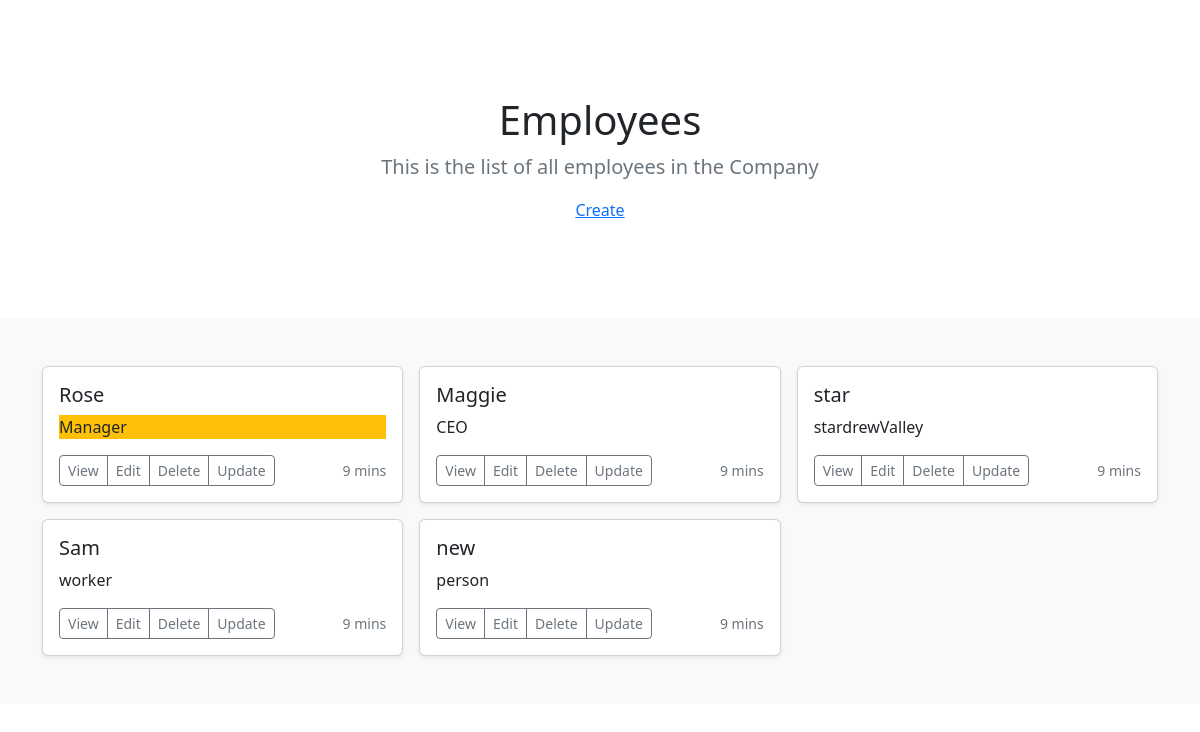
The app's page /employee/, older data.
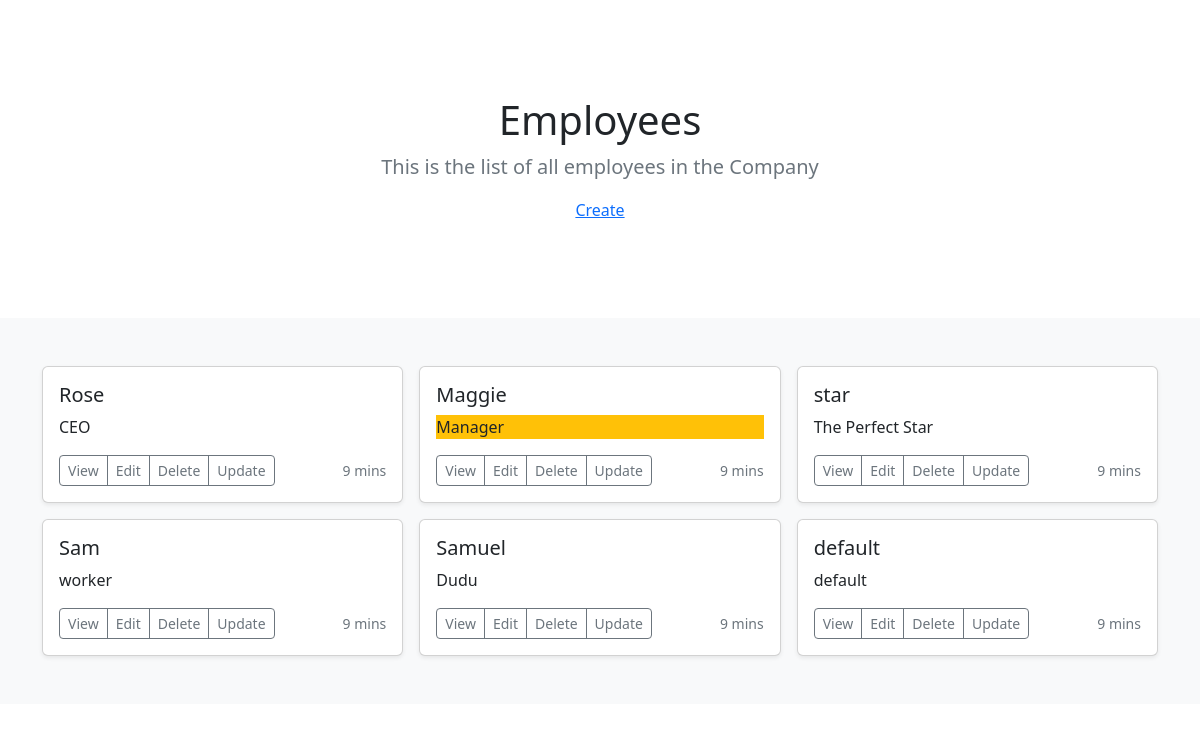
The same page, newer data.
### employee/models.py (models this page shows)
class Employee(models.Model): # Automatically create id
    name = models.CharField(max_length=255)
    title = models.CharField(max_length=255)

### employee/views.py (the view)
# urls.py: path('',views.index,name = 'index'),
def index(request):
    myEmployees = Employee.objects.all().values()
    template = loader.get_template('employee/index.html')
    context = {
        'myEmployees':myEmployees
    }
    return HttpResponse(template.render(context,request))

### employee/templates/employee/index.html (shortened to what this page needs)
{% include 'head.html' %}
    <main>
      <section class="py-5 text-center container">
        <div class="row py-lg-5">
          <div class="col-lg-6 col-md-8 mx-auto">
            <h1 class="fw-light">Employees</h1>
            <p class="lead text-muted">
              This is the list of all employees in the Company
            </p>
          </div>
          <a href="http://127.0.0.1:8000/employee/create/">
            Create
          </a>
        </div>
      </section>
      <div class="album py-5 bg-light">
        <div class="container">
          <div class="row row-cols-1 row-cols-sm-2 row-cols-md-3 g-3">
            {% for x in myEmployees%}
            <div class="col">
              <div class="card shadow-sm">
                <div class="card-body">
                  <h5 class="card-title">{{x.name}}</h5>
                    {% if x.title == 'Manager' %}
                  <p class="card-text bg-warning">{{x.title}}</p>
                    {%else%}
                    <p class="card-text">{{x.title}}</p>
                    {%endif%}
                  <div class="d-flex justify-content-between align-items-center">
                    <div class="btn-group">
                      <button type="button" class="btn btn-sm btn-outline-secondary">
                        View
                      </button>
                      <button type="button" class="btn btn-sm btn-outline-secondary">
                        Edit
                      </button>
                    <a href= 'delete/{{x.id}}', type="button" class="btn btn-sm btn-outline-secondary">
                      Delete
                    </a>
                    <a href= 'update/{{x.id}}', type="button" class="btn btn-sm btn-outline-secondary">
                      Update
                    </a>
                    </div>
                    <small class="text-muted">9 mins</small>
                  </div>
                </div>
              </div>
            </div>
            {% endfor %}
            </div>
          </div>
        </div>
    </main>

### templates/head.html (shortened to what this page needs)
<!DOCTYPE html>
<html lang="en">
  <head>
    <link
      href="https://cdn.jsdelivr.net/npm/bootstrap@5.2.0/dist/css/bootstrap.min.css"
      rel="stylesheet"
/>
  </head>
</html>

Row changes from the older to the newer data that the page shows:
removed Employee: name "new", title "person"
changed Employee "Rose": title "Manager" → "CEO"
changed Employee "Maggie": title "CEO" → "Manager"
changed Employee "star": title "stardrewValley" → "The Perfect Star"
added Employee: name "Samuel", title "Dudu"
added Employee: name "default", title "default"
